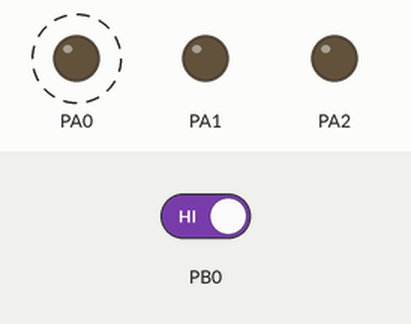
Bench run of a program on a simulated ATmega128, built with avr-gcc and emulated at 16 MHz. On the bench: output pins drawn as LEDs (lit = HIGH). Dashed ring = blinking. The test bench sets the inputs (shaded band); at power-on: PB0 HIGH.

Above: at 2.8 s.
2.9 s: PB0 driven LOW
At 3.25 s:
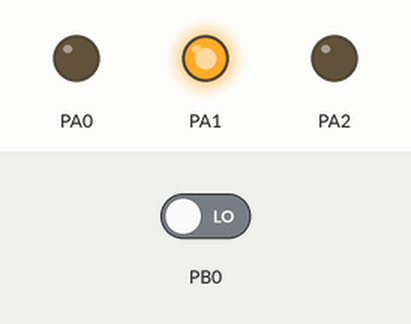
At 4.4 s:
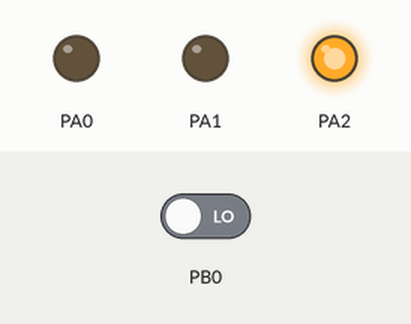
7.0 s: PB0 driven HIGH
At 7.25 s:
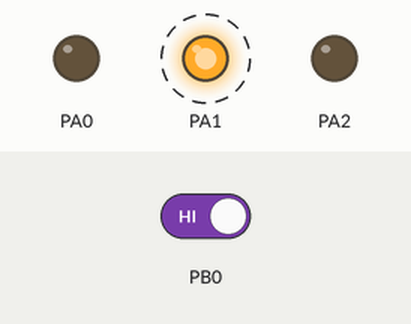
Timing chart, 0 to 16.5 s (numbered marks = the images above; inputs shaded):
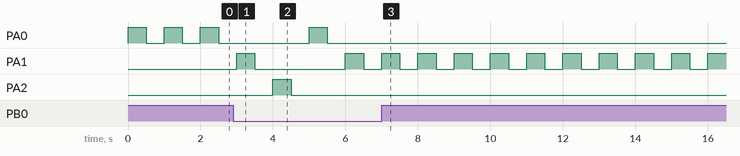

The program:

main.c
```c
/*
 * Test01.c
 *
 * Created: 2024-03-20 오전 11:42:05
 * Author : SYSTEM-00
 */
#define F_CPU 16000000L // board에 대한 clk 정보

#include <avr/io.h>
#include <avr/delay.h>
#include <util/delay.h>

const int _delay_T =500;

void TogglePinA(int n, uint32_t dl) // n : n번째 비트, dl : delay in m-sec
{
	char b = 1 << n;
	PORTA |= b; // PortA(출력 레지스터)의 n번째 비트를 HIGH로 출력
	_delay_ms(500);
	PORTA &= ~b; // PortA(출력 레지스터)의 n번째 비트를 LOW로 출력
	_delay_ms(500);

}
int main(void)
{
	/* Replace with your application code */
	/* DDRA |= 0x01; // PortA의 0번째 비트를 출력용으로 사용, 나머지는 입력
	DDRA |= 0x02; // PortA의 1번째 비트를 출력용으로 사용, 나머지는 입력
	DDRA |= 0x04; // PortA의 2번째 비트를 출력용으로 사용, 나머지는 입력
    */

	DDRA |= 0x07; // PortA의 0,1,2번째 비트를 출력용으로 사용 (0x00, 0x01, 0x04)
	DDRB &= ~0x01; // PortB의 0번째 비트를 입력용으로 사용, 나머지는 그대로 유지
    int mode = 0; // mode1 : Red	mode2: Green	mode3 : Blue
    while (1)
	{
		/*
		/ if(PINB & 0x01 ==1) // SW가 안눌렸을 때 : true
		if (!(PINB & 0x01 == 1))  // SW 눌렸을 때 : true
		{
		TogglePinA(0,_delay_T); // PortA의 0번째 비트를 점멸
 	    TogglePinA(1,_delay_T); // PortA의 1번째 비트를 점멸
 		TogglePinA(2,_delay_T); // PortA의 2번째 비트를 점멸
		}
		}
		*/
		if (!(PINB & 0x01 == 1))  // SW 눌렸을 때 : true
		{
			mode++;
				if (mode >=3) mode=0;
		}
		switch (mode)
		{
			case 0 : TogglePinA(0,_delay_T); // PortA의 0번째 비트를 점멸
			break;
			case 1 : TogglePinA(1,_delay_T); // PortA의 1번째 비트를 점멸
			break;
			case 2 : TogglePinA(2,_delay_T); // PortA의 2번째 비트를 점멸
			break;
			default : mode=0;
			}
				/* if (mode==1)
				{
					TogglePinA(0,_delay_T); // PortA의 0번째 비트를 점멸
				}
				else if (mode==2)
				{
			 	    TogglePinA(1,_delay_T); // PortA의 1번째 비트를 점멸
				}
				else if (mode==3)
				{
			 		TogglePinA(2,_delay_T); // PortA의 2번째 비트를 점멸
				}
	*/
		/* PORTA |= 0x01; // PortA의 0번째 비트를 HIGH로 출력
		_delay_ms(500);
		PORTA &= ~0x01; // PortA의 0번째 비트를 LOW로 출력
		_delay_ms(500);
		PORTA |= 0x02; // PortA의 1번째 비트를 HIGH로 출력
		_delay_ms(500);
		PORTA &= ~0x02; // PortA의 1번째 비트를 LOW로 출력
		_delay_ms(500);
		PORTA |= 0x04; // PortA의 2번째 비트를 HIGH로 출력
		_delay_ms(500);
		PORTA &= ~0x04; // PortA의 2번째 비트를 LOW로 출력

		PORTA |= 0x04 1로 출력
		PORTA &= ~0x04 0으로 출력
        */
				}
}
```

Measured:
- after the input at 2.9 s, PA1: alternates HIGH for 0.50 s and LOW for 2.5 s, starting after 0.10 s; PA2: LOW → HIGH after 1.1 s, → LOW 0.50 s later
- after the input at 7.0 s, PA0, PA2: stops changing and stays LOW; PA1: alternates HIGH for 0.50 s and LOW for 0.50 s, starting at once
